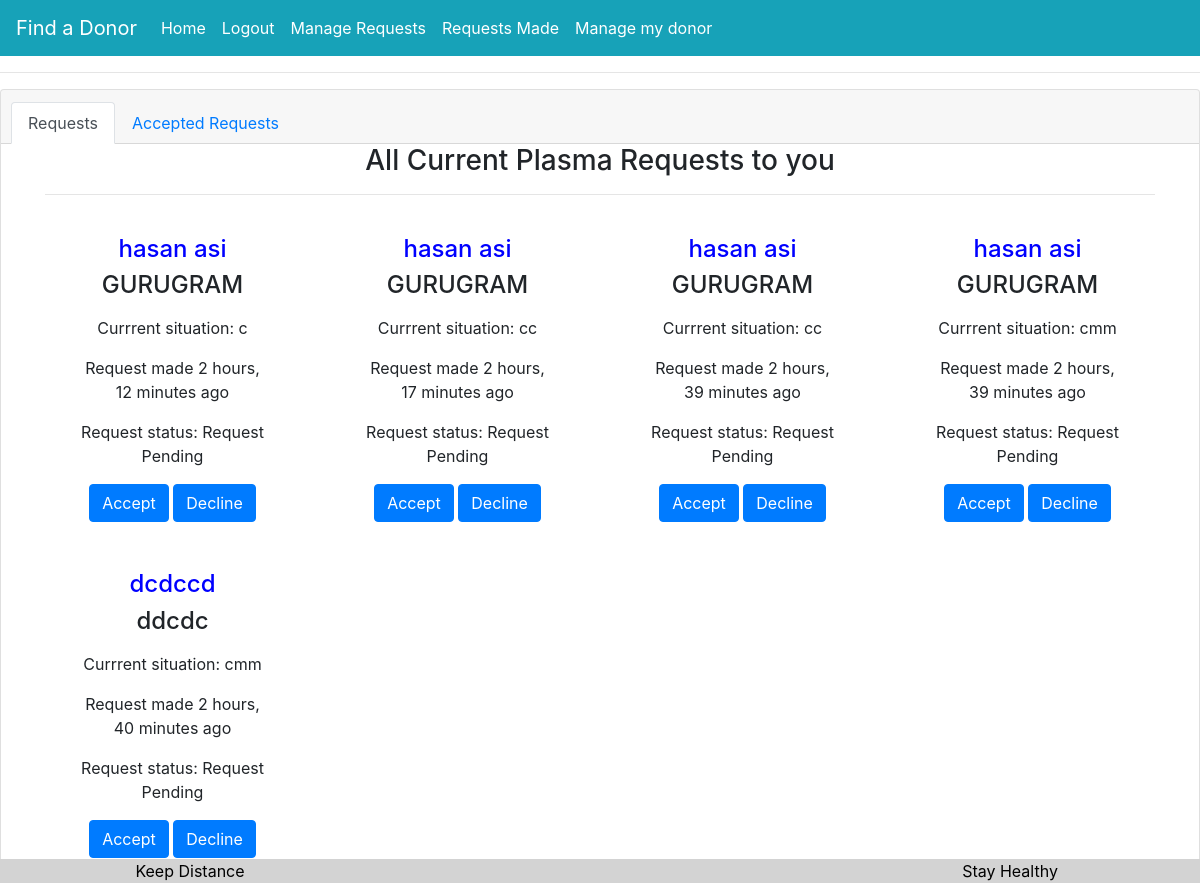
The page /allrequest/ (signed in) on the database its author committed.
### plasmadonor/models.py (models this page shows, shortened)
class requests(models.Model):
    name=models.CharField(max_length=20)
    create_by= models.ForeignKey(Customer, on_delete=models.CASCADE)
    donor= models.ForeignKey(Donor, on_delete=models.CASCADE)
    city = models.CharField(max_length=20)
    mobile = models.CharField(max_length=10)
    email = models.EmailField(null=True, blank=True)
    currrent_situation = models.CharField(max_length=40, choices=situation_choices)
    created_at = models.DateTimeField(auto_now_add=True)
    order_status = models.CharField(max_length=50, choices=ORDER_STATUS, default="Request Pending")

### plasmadonor/views.py (the view)
# urls.py: path("allrequest/", allrequestview.as_view(), name="allrequest"),
class allrequestview(TemplateView):
    template_name = "allrequest.html"
    def get_context_data(self, **kwargs):
        context = super().get_context_data(**kwargs)
        name=self.request.user.customer
        exclude_list = ["Request Accepted", "Request Cancelled"]
        orders = requests.objects.filter(donor__d_user=name).exclude(Q(order_status="Request Accepted") | Q(order_status="Request Cancelled")).order_by("-id")
        context["orders"] = orders
        return context

### templates/allrequest.html (shortened to what this page needs)
{% extends 'base.html' %}
{% block content %}
<div class="card text-center">
  <div class="card-header">
    <ul class="nav nav-tabs card-header-tabs">
      <li class="nav-item">
        <a class="nav-link active" aria-current="true" href="{% url 'plasmadonor:allrequest'  %}">Requests</a>
      </li>
      <li class="nav-item">
        <a class="nav-link"  href="{% url 'plasmadonor:acceptedrequests'  %}">Accepted Requests</a>
      </li>
    </ul>
  </div>
  <div class="container">
    <h3>All Current Plasma Requests to you</h3><hr>
    <div class="row">
        {% for order in orders %}
        <div class="col-md-3">
            <div class="m-4">
            <h4 style="color:blue;">{{order.name}}</h4>
            <h4>{{order.city}}</h4>
            <p class="mt-3">Currrent situation:  {{order.currrent_situation}}</p>
            <p class="mt-3">Request made {{order.created_at|timesince}} ago</p>
            <p class="mt-3">Request status:  {{order.order_status}}</p>
            <a href="{% url 'plasmadonor:managerequest' order.id %}?action=acc" class="btn btn-primary"> Accept</a>
            <a href="{% url 'plasmadonor:managerequest' order.id %}?action=rmv" class="btn btn-primary"> Decline</a>
            </div>
        </div>
        {% empty %}
        <h4 class="col-md-6 offset-md-3"> No Record Found</h4>
        {% endfor %}
 </div>
</div>
</div>
{% endblock %}

### rows shown on the page
requests: name "hasan asi", city "GURUGRAM", currrent_situation "c", created_at "2 hours, 12 minutes", order_status "Request Pending"
requests: name "hasan asi", city "GURUGRAM", currrent_situation "cc", created_at "2 hours, 17 minutes", order_status "Request Pending"
requests: name "hasan asi", city "GURUGRAM", currrent_situation "cc", created_at "2 hours, 39 minutes", order_status "Request Pending"
requests: name "hasan asi", city "GURUGRAM", currrent_situation "cmm", created_at "2 hours, 39 minutes", order_status "Request Pending"
requests: name "dcdccd", city "ddcdc", currrent_situation "cmm", created_at "2 hours, 40 minutes", order_status "Request Pending"
